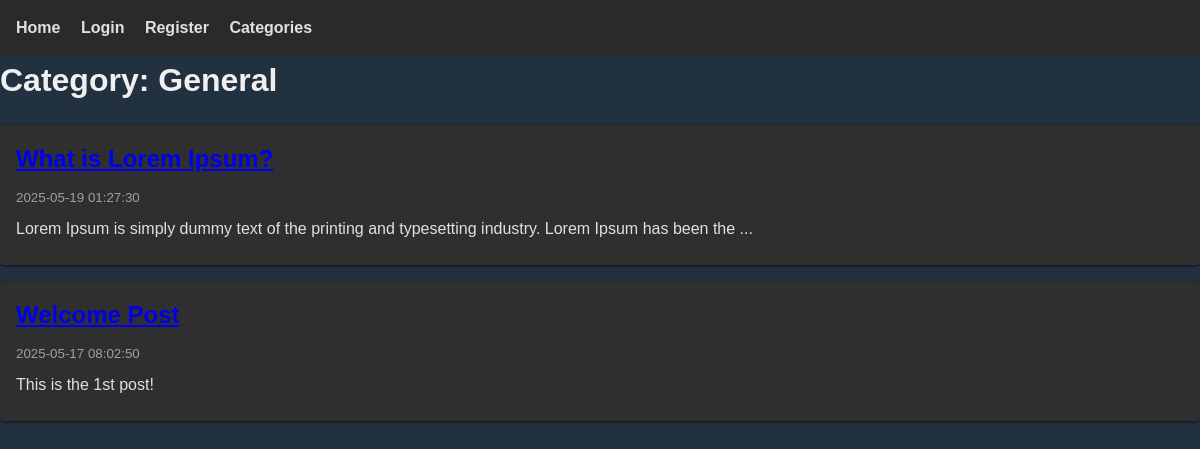
Page /category/1 on the committed database.
### tables this page shows
CREATE TABLE categories (
    id INTEGER PRIMARY KEY AUTOINCREMENT,
    name TEXT UNIQUE NOT NULL
);

CREATE TABLE posts (
    id INTEGER PRIMARY KEY AUTOINCREMENT,
    title TEXT NOT NULL,
    content TEXT NOT NULL,
    created TIMESTAMP NOT NULL DEFAULT CURRENT_TIMESTAMP,
    published INTEGER NOT NULL DEFAULT 1,
    user_id INTEGER NOT NULL,
    category_id INTEGER NOT NULL,
    FOREIGN KEY (user_id) REFERENCES users(id),
    FOREIGN KEY (category_id) REFERENCES categories(id)
);

### app.py (the view)
@app.route('/category/<int:cat_id>')
def category(cat_id):
    conn = get_db_connection()
    category = conn.execute('SELECT * FROM categories WHERE id = ?', (cat_id,)).fetchone()
    posts = conn.execute(
        'select posts.id, posts.title, posts.content, posts.created '
        'from posts where category_id = ? and published = 1 order by created DESC',
        (cat_id,)).fetchall()
    conn.close()
    if category is None:
        abort(404)
    return render_template('category.html', posts=posts, category_name=category['name'])

### app.py (called while the page is built)
def get_db_connection():
    conn = sqlite3.connect('blog.db')
    conn.row_factory = sqlite3.Row
    return conn

### templates/category.html (shortened to what this page needs)
<!DOCTYPE html>
<html lang="en">
<head>
</head>
<body>
{% extends 'layout.html' %}
{% block content %}
<h1>Category: {{ category_name }}</h1>
{% for post in posts %}
  <div class="post">
    <h2><a href="{{ url_for('post', post_id=post['id']) }}">{{ post['title'] }}</a></h2>
    <small>{{ post['created'] }}</small>
    <p>{{ post['content'][:100] }}{% if post['content']|length > 100 %}...{% endif %}</p>
  </div>
{% else %}
  <p>No posts in this category.</p>
{% endfor %}
{% endblock %}

### static/style.css (style rules this page uses)
body { font-family: Arial, sans-serif; line-height: 1.5; margin: 0; padding: 0; background: #22313f; color: #e0e0e0; }
h1, h2, h3 { color: #f0f0f0; margin-top: 0; }
p { margin: 0.5rem 0; }
.post { background: #2f2f2f; padding: 1rem; margin: 1rem 0; border-radius: 4px; box-shadow: 0 1px 3px rgba(0, 0, 0, 0.7); }
.post h2 { margin-bottom: 0.5rem; color: #ffffff; }
.post small { color: #a0a0a0; }

### rows in the picture
categories: name "General"
posts: title "What is Lorem Ipsum?", created "2025-05-19 01:27:30", content "Lorem Ipsum is simply dummy text of the printing and typesetting industry. Lorem Ipsum has been the"
posts: title "Welcome Post", created "2025-05-17 08:02:50", content "This is the 1st post!"
